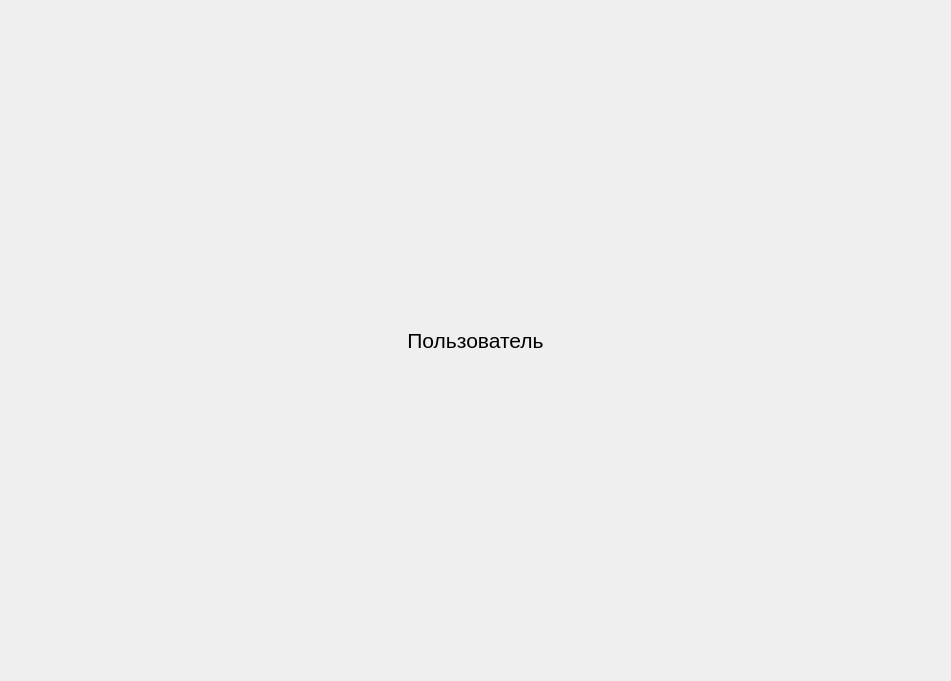
<?xml version="1.0" encoding="UTF-8"?>
<ui version="4.0">
 <class>Form</class>
 <widget class="QWidget" name="Form">
  <property name="geometry">
   <rect>
    <x>0</x>
    <y>0</y>
    <width>951</width>
    <height>681</height>
   </rect>
  </property>
  <property name="windowTitle">
   <string>Кинотеатры</string>
  </property>
  <widget class="QWidget" name="gridLayoutWidget">
   <property name="geometry">
    <rect>
     <x>0</x>
     <y>0</y>
     <width>951</width>
     <height>681</height>
    </rect>
   </property>
   <layout class="QGridLayout" name="grid">
    <property name="leftMargin">
     <number>5</number>
    </property>
    <property name="topMargin">
     <number>5</number>
    </property>
    <property name="rightMargin">
     <number>5</number>
    </property>
    <property name="bottomMargin">
     <number>5</number>
    </property>
    <item row="0" column="0">
     <widget class="QLabel" name="label_user">
      <property name="maximumSize">
       <size>
        <width>16777215</width>
        <height>50</height>
       </size>
      </property>
      <property name="font">
       <font>
        <pointsize>16</pointsize>
       </font>
      </property>
      <property name="contextMenuPolicy">
       <enum>Qt::DefaultContextMenu</enum>
      </property>
      <property name="text">
       <string>Пользователь</string>
      </property>
      <property name="alignment">
       <set>Qt::AlignCenter</set>
      </property>
     </widget>
    </item>
   </layout>
  </widget>
 </widget>
 <resources/>
 <connections/>
</ui>
